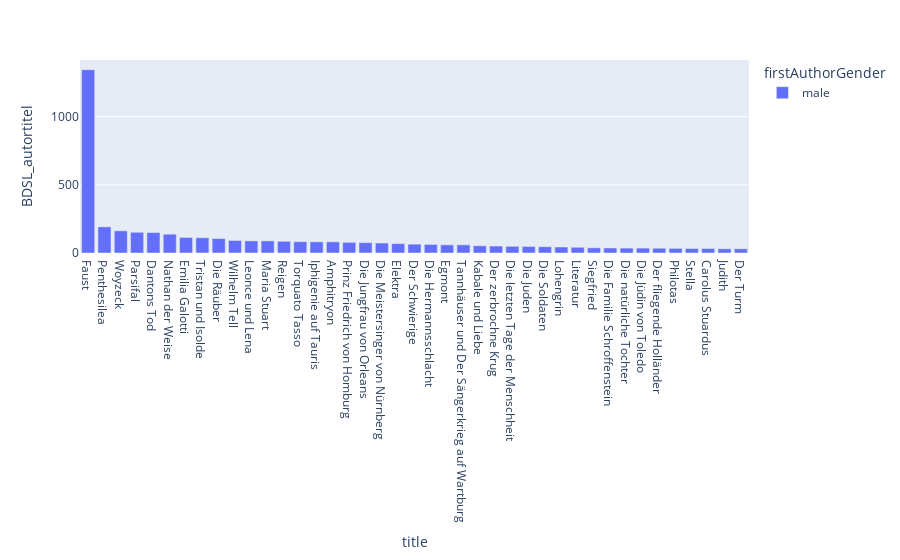

The notebook cell this image was saved under:
### Code cell
df_short = df[df["BDSL_autortitel"]>30]
fig = px.bar(df_short, x='title', y='BDSL_autortitel', color="firstAuthorGender", hover_data=["firstAuthor", "BDSL_autortitel"])
fig.update_xaxes(categoryorder='total descending')
fig.show()

### Figure 1 — Plotly figure (JSON) as saved in the notebook; plotly's stock layout.template omitted (floating-point values rounded to 4 significant figures)
{"data": [{"alignmentgroup": "True", "customdata": [["Büchner"], ["Büchner"], ["Büchner"], ["Goethe"], ["Goethe"], ["Goethe"], ["Goethe"], ["Goethe"], ["Goethe"], ["Grillparzer"], ["Gryphius"], ["Hebbel"], ["Hofmannsthal"], ["Hofmannsthal"], ["Hofmannsthal"], ["Kleist"], ["Kleist"], ["Kleist"], ["Kleist"], ["Kleist"], ["Kleist"], ["Kraus"], ["Lenz"], ["Lessing"], ["Lessing"], ["Lessing"], ["Lessing"], ["Schiller"], ["Schiller"], ["Schiller"], ["Schiller"], ["Schiller"], ["Schnitzler"], ["Schnitzler"], ["Wagner"], ["Wagner"], ["Wagner"], ["Wagner"], ["Wagner"], ["Wagner"], ["Wagner"]], "hovertemplate": "firstAuthorGender=male<br>title=%{x}<br>BDSL_autortitel=%{y}<br>firstAuthor=%{customdata[0]}<extra></extra>", "legendgroup": "male", "marker": {"color": "#636efa", "pattern": {"shape": ""}}, "name": "male", "offsetgroup": "male", "orientation": "v", "showlegend": true, "textposition": "auto", "type": "bar", "x": ["Dantons Tod", "Leonce und Lena", "Woyzeck", "Die natürliche Tochter", "Egmont", "Faust", "Iphigenie auf Tauris", "Stella", "Torquato Tasso", "Die Jüdin von Toledo", "Carolus Stuardus", "Judith", "Der Schwierige", "Der Turm", "Elektra", "Amphitryon", "Der zerbrochne Krug", "Die Familie Schroffenstein", "Die Hermannsschlacht", "Penthesilea", "Prinz Friedrich von Homburg", "Die letzten Tage der Menschheit", "Die Soldaten", "Die Juden", "Emilia Galotti", "Nathan der Weise", "Philotas", "Die Jungfrau von Orleans", "Die Räuber", "Kabale und Liebe", "Maria Stuart", "Wilhelm Tell", "Literatur", "Reigen", "Der fliegende Holländer", "Die Meistersinger von Nürnberg", "Lohengrin", "Parsifal", "Siegfried", "Tannhäuser und Der Sängerkrieg auf Wartburg", "Tristan und Isolde"], "xaxis": "x", "y": [150, 89, 163, 36, 60, 1346, 82, 33, 83, 36, 33, 31, 65, 31, 69, 82, 51, 37, 63, 192, 78, 49, 46, 48, 114, 138, 34, 76, 106, 53, 89, 92, 42, 86, 35, 73, 44, 152, 38, 60, 112], "yaxis": "y"}], "layout": {"barmode": "relative", "legend": {"title": {"text": "firstAuthorGender"}, "tracegroupgap": 0}, "margin": {"t": 60}, "xaxis": {"anchor": "y", "categoryorder": "total descending", "domain": [0, 1], "title": {"text": "title"}}, "yaxis": {"anchor": "x", "domain": [0, 1], "title": {"text": "BDSL_autortitel"}}}}
